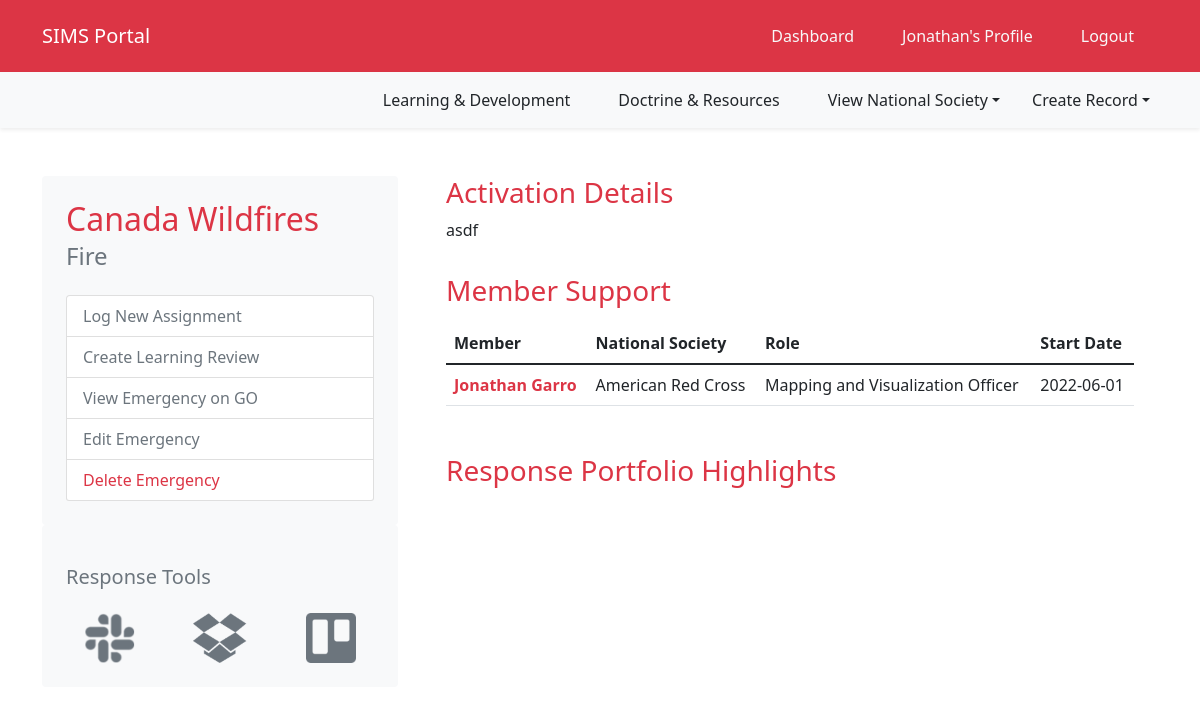
Before: /emergency/1 (signed in) with the older database file.
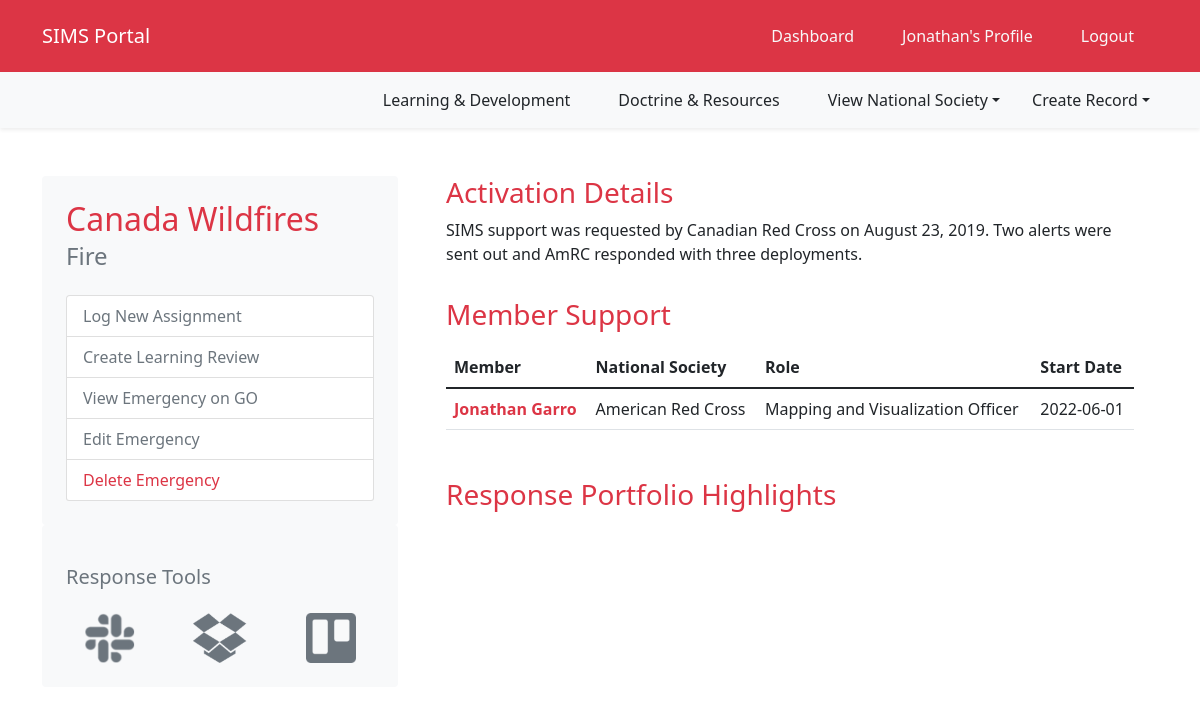
After: the same page with the newer database file.
### SIMS_Portal/models.py (models this page shows)
class Emergency(db.Model):
	__tablename__ = 'emergency'
	id = db.Column(db.Integer, primary_key=True)
	emergency_name = db.Column(db.String(100), nullable=False)
	emergency_glide = db.Column(db.String(20))
	emergency_go_id = db.Column(db.Integer)
	emergency_location_id = db.Column(db.Integer)
	emergency_review_id = db.Column(db.Integer)
	activation_details = db.Column(db.String(1000))
	emergency_type_id = db.Column(db.Integer, db.ForeignKey('emergencytype.id'))
	emergency_products = db.relationship('Portfolio', backref='emergency_response', lazy=True)
	assigned_to = db.relationship('Assignment', backref='assigned_emergency', lazy=True)
	created_at = db.Column(db.DateTime, server_default=func.now())
	updated_at = db.Column(db.DateTime, onupdate=func.now())
	def __repr__(self):
		return f"Emergency('{self.emergency_name}','{self.emergency_glide}','{self.emergency_go_id}','{self.emergency_location_id}','{self.emergency_type_id}','{self.emergency_review_id}','{self.activation_details}')"

### SIMS_Portal/routes.py (the view)
@app.route('/emergency/<int:id>', methods=['GET', 'POST'])
@login_required
def view_emergency(id):
	emergency_info = db.session.query(Emergency).filter(Emergency.id == id).first()
	deployments = db.engine.execute("SELECT * FROM assignment JOIN emergency ON emergency.id = assignment.emergency_id JOIN user ON user.id = assignment.user_id JOIN nationalsociety ON nationalsociety.id = user.ns_id WHERE emergency.id = :id", {'id': id}).all()
	print(emergency_info)
	emergency_type = db.engine.execute("SELECT * FROM emergency JOIN emergencytype ON emergencytype.id = emergency.emergency_type_id WHERE emergency.id = :id", {'id': id})
	emergency_portfolio = db.engine.execute("SELECT * FROM portfolio JOIN emergency ON emergency.id = portfolio.emergency_id WHERE emergency.id = :id", {'id': id}).all()
	emergency_type_name = [row.emergency_type_name for row in emergency_type]
	return render_template('emergency.html', title='Emergency View', emergency_info=emergency_info, emergency_type=emergency_type, emergency_type_name=emergency_type_name[0], deployments=deployments, emergency_portfolio=emergency_portfolio)

### SIMS_Portal/models.py (called while the page is built)
@login_manager.user_loader
def load_user(user_id):
	return User.query.get(int(user_id))

### SIMS_Portal/templates/emergency.html (shortened to what this page needs)
{% extends "layout.html" %}
{% block content %}
<div class="container">
	<div class="row">
		<div class="col col-md-4">
			<div class="card border-0 p-4 bg-light">
				<h2 class="text-danger mb-1">{{ emergency_info.emergency_name}}</h2>
				<h4 class="text-secondary mb-4">{{emergency_type_name}}</h4>
				<div class="list-group">
					<a href="/assignment/new" class="list-group-item list-group-item-action text-secondary">Log New Assignment</a>
					  <a href="#" class="list-group-item list-group-item-action text-secondary">Create Learning Review</a>
					  <a href="https://go.ifrc.org/emergencies/{{ emergency_info.emergency_go_id }}" class="list-group-item list-group-item-action text-secondary">View Emergency on GO</a>
					  <a href="/emergency/edit/{{emergency_info.id}}" class="list-group-item list-group-item-action text-secondary">Edit Emergency</a>
					  <a href="#" class="list-group-item list-group-item-action text-danger">Delete Emergency</a>
				</div>
			</div>
			<div class="card border-0 p-4 bg-light">
				<h5 class="text-secondary py-3">Response Tools</h5>
				<div class="row justify-content-center">
					<div class="col" align="center"><img src="/static/assets/img/icons/slack.png" height="50px"></div>
					<div class="col" align="center"><img src="/static/assets/img/icons/dropbox.png" height="50px"></div>
					<div class="col" align="center"><img src="/static/assets/img/icons/trello.png" height="50px"></div>
				</div>
			</div>
		</div>
		<div class="col mx-4">
			<h3 class="text-danger">Activation Details</h3>
			<p class="pb-3">{{emergency_info.activation_details}}</p>
			<div class='mb-5'>
				<h3 class="mb-3 text-danger">Member Support</h3>
				{% if deployment_history_count == 0 %}
					No deployments yet.
				{% else %}
				<table class="table">
				  <thead class="">
					<tr>
					  <th>Member</th>
					  <th>National Society</th>
					  <th>Role</th>
					  <th>Start Date</th>
					</tr>
				  </thead>
				  <tbody>
					  {% for deployment in deployments %}
					  <tr>
						<td class="fw-bold"><a href="/profile/view/{{deployment.user_id}}" class="link-danger">{{deployment.firstname}} {{deployment.lastname}}</a></td>
						<td>{{deployment.ns_name}}</td>
						<td>{{deployment.role}}</td>
						<td>{{deployment.start_date}}</td>
					  </tr>
					  {% endfor %}
				  </tbody>
				</table>
				{% endif %}
			</div>
			<h3 class="mb-3 text-danger">Response Portfolio Highlights</h3>
		</div>
	</div>
</div>
{% endblock content %}

Changed rows visible on the page:
changed Emergency "Canada Wildfires": activation_details "asdf" → "SIMS support was requested by Canadian Red Cross on August 23, 2019. Two alerts were sent out and AmRC responded with three deployments."
